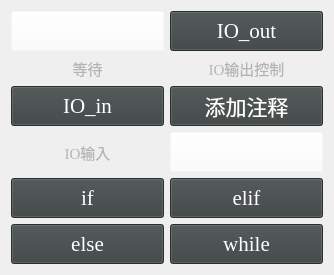
     <widget class="QWidget" name="page_2">
      <layout class="QGridLayout" name="gridLayout_2">
       <item row="0" column="0">
        <widget class="QPushButton" name="nodeSleepButton">
         <property name="enabled">
          <bool>true</bool>
         </property>
         <property name="minimumSize">
          <size>
           <width>153</width>
           <height>40</height>
          </size>
         </property>
         <property name="maximumSize">
          <size>
           <width>153</width>
           <height>40</height>
          </size>
         </property>
         <property name="font">
          <font>
           <family>Times New Roman</family>
           <pointsize>20</pointsize>
          </font>
         </property>
         <property name="whatsThis">
          <string>Sleep(time) ex: Sleep(5000), time is in ms</string>
         </property>
         <property name="styleSheet">
          <string notr="true">background-color: rgba(255, 255, 255, 0);</string>
         </property>
         <property name="text">
          <string/>
         </property>
         <property name="icon">
          <iconset resource="images.qrc">
           <normaloff>:/images/icon-sleep.png</normaloff>:/images/icon-sleep.png</iconset>
         </property>
         <property name="iconSize">
          <size>
           <width>153</width>
           <height>40</height>
          </size>
         </property>
        </widget>
       </item>
       <item row="0" column="1">
        <widget class="QPushButton" name="IO_outButton">
         <property name="minimumSize">
          <size>
           <width>153</width>
           <height>40</height>
          </size>
         </property>
         <property name="maximumSize">
          <size>
           <width>153</width>
           <height>40</height>
          </size>
         </property>
         <property name="font">
          <font>
           <family>Times New Roman</family>
           <pointsize>16</pointsize>
          </font>
         </property>
         <property name="whatsThis">
          <string/>
         </property>
         <property name="styleSheet">
          <string notr="true">background-color: rgb(59, 65, 65);color:rgb(255, 255, 255)</string>
         </property>
         <property name="text">
          <string>IO_out</string>
         </property>
        </widget>
       </item>
       <item row="1" column="0">
        <widget class="QLabel" name="sleepLabel">
         <property name="font">
          <font>
           <family>Times New Roman</family>
           <pointsize>11</pointsize>
          </font>
         </property>
         <property name="styleSheet">
          <string notr="true">color:rgb(179, 181, 180)</string>
         </property>
         <property name="text">
          <string>等待</string>
         </property>
         <property name="alignment">
          <set>Qt::AlignCenter</set>
         </property>
        </widget>
       </item>
       <item row="1" column="1">
        <widget class="QLabel" name="ioOutLabel">
         <property name="font">
          <font>
           <family>Times New Roman</family>
           <pointsize>11</pointsize>
          </font>
         </property>
         <property name="styleSheet">
          <string notr="true">color:rgb(179, 181, 180)</string>
         </property>
         <property name="text">
          <string>IO输出控制</string>
         </property>
         <property name="alignment">
          <set>Qt::AlignCenter</set>
         </property>
        </widget>
       </item>
       <item row="2" column="0">
        <widget class="QPushButton" name="IO_inButton">
         <property name="minimumSize">
          <size>
           <width>153</width>
           <height>40</height>
          </size>
         </property>
         <property name="maximumSize">
          <size>
           <width>153</width>
           <height>40</height>
          </size>
         </property>
         <property name="font">
          <font>
           <family>Times New Roman</family>
           <pointsize>16</pointsize>
          </font>
         </property>
         <property name="whatsThis">
          <string/>
         </property>
         <property name="styleSheet">
          <string notr="true">background-color: rgb(59, 65, 65);color:rgb(255, 255, 255)</string>
         </property>
         <property name="text">
          <string>IO_in</string>
         </property>
        </widget>
       </item>
       <item row="2" column="1">
        <widget class="QPushButton" name="commentButton">
         <property name="minimumSize">
          <size>
           <width>0</width>
           <height>40</height>
          </size>
         </property>
         <property name="font">
          <font>
           <family>Times New Roman</family>
           <pointsize>16</pointsize>
           <weight>50</weight>
           <bold>false</bold>
          </font>
         </property>
         <property name="styleSheet">
          <string notr="true">background-color: rgb(59, 65, 65);color:rgb(255, 255, 255)</string>
         </property>
         <property name="text">
          <string>添加注释</string>
         </property>
        </widget>
       </item>
       <item row="3" column="0">
        <widget class="QLabel" name="ioInLabel">
         <property name="font">
          <font>
           <family>Times New Roman</family>
           <pointsize>11</pointsize>
          </font>
         </property>
         <property name="styleSheet">
          <string notr="true">color:rgb(179, 181, 180)</string>
         </property>
         <property name="text">
          <string>IO输入</string>
         </property>
         <property name="alignment">
          <set>Qt::AlignCenter</set>
         </property>
        </widget>
       </item>
       <item row="3" column="1">
        <widget class="QPushButton" name="set_tcpButton">
         <property name="minimumSize">
          <size>
           <width>153</width>
           <height>40</height>
          </size>
         </property>
         <property name="maximumSize">
          <size>
           <width>153</width>
           <height>40</height>
          </size>
         </property>
         <property name="font">
          <font>
           <family>Times New Roman</family>
           <pointsize>20</pointsize>
          </font>
         </property>
         <property name="whatsThis">
          <string/>
         </property>
         <property name="styleSheet">
          <string notr="true">background-color: rgba(255, 255, 255, 0);</string>
         </property>
         <property name="text">
          <string/>
         </property>
         <property name="icon">
          <iconset resource="images.qrc">
           <normaloff>:/images/icon-set_tcp.png</normaloff>:/images/icon-set_tcp.png</iconset>
         </property>
         <property name="iconSize">
          <size>
           <width>153</width>
           <height>40</height>
          </size>
         </property>
        </widget>
       </item>
       <item row="4" column="0">
        <widget class="QPushButton" name="ifButton">
         <property name="minimumSize">
          <size>
           <width>0</width>
           <height>40</height>
          </size>
         </property>
         <property name="font">
          <font>
           <family>Times New Roman</family>
           <pointsize>16</pointsize>
           <weight>50</weight>
           <bold>false</bold>
          </font>
         </property>
         <property name="styleSheet">
          <string notr="true">background-color: rgb(59, 65, 65);color:rgb(255, 255, 255)</string>
         </property>
         <property name="text">
          <string>if</string>
         </property>
        </widget>
       </item>
       <item row="4" column="1">
        <widget class="QPushButton" name="elifButton">
         <property name="minimumSize">
          <size>
           <width>0</width>
           <height>40</height>
          </size>
         </property>
         <property name="font">
          <font>
           <family>Times New Roman</family>
           <pointsize>16</pointsize>
           <weight>50</weight>
           <bold>false</bold>
          </font>
         </property>
         <property name="styleSheet">
          <string notr="true">background-color: rgb(59, 65, 65);color:rgb(255, 255, 255)</string>
         </property>
         <property name="text">
          <string>elif</string>
         </property>
        </widget>
       </item>
       <item row="5" column="0">
        <widget class="QPushButton" name="elseButton">
         <property name="minimumSize">
          <size>
           <width>0</width>
           <height>40</height>
          </size>
         </property>
         <property name="font">
          <font>
           <family>Times New Roman</family>
           <pointsize>16</pointsize>
           <weight>50</weight>
           <bold>false</bold>
          </font>
         </property>
         <property name="styleSheet">
          <string notr="true">background-color: rgb(59, 65, 65);color:rgb(255, 255, 255)</string>
         </property>
         <property name="text">
          <string>else</string>
         </property>
        </widget>
       </item>
       <item row="5" column="1">
        <widget class="QPushButton" name="whileButton">
         <property name="minimumSize">
          <size>
           <width>0</width>
           <height>40</height>
          </size>
         </property>
         <property name="font">
          <font>
           <family>Times New Roman</family>
           <pointsize>16</pointsize>
           <weight>50</weight>
           <bold>false</bold>
          </font>
         </property>
         <property name="styleSheet">
          <string notr="true">background-color: rgb(59, 65, 65);color:rgb(255, 255, 255)</string>
         </property>
         <property name="text">
          <string>while</string>
         </property>
        </widget>
       </item>
      </layout>
     </widget>
